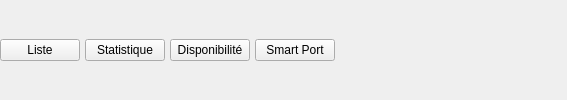
             <widget class="QFrame" name="subNavBar">
              <property name="frameShape">
               <enum>QFrame::Shape::NoFrame</enum>
              </property>
              <layout class="QHBoxLayout" name="subNavBarLayout">
               <property name="spacing">
                <number>5</number>
               </property>
               <property name="leftMargin">
                <number>0</number>
               </property>
               <property name="topMargin">
                <number>0</number>
               </property>
               <property name="rightMargin">
                <number>0</number>
               </property>
               <property name="bottomMargin">
                <number>0</number>
               </property>
               <item>
                <widget class="QPushButton" name="btnSubEmpl3">
                 <property name="text">
                  <string>Liste</string>
                 </property>
                 <property name="checkable">
                  <bool>true</bool>
                 </property>
                 <property name="autoExclusive">
                  <bool>true</bool>
                 </property>
                </widget>
               </item>
               <item>
                <widget class="QPushButton" name="btnSubEmpl4_2">
                 <property name="text">
                  <string>Statistique</string>
                 </property>
                 <property name="checkable">
                  <bool>true</bool>
                 </property>
                 <property name="autoExclusive">
                  <bool>true</bool>
                 </property>
                </widget>
               </item>
               <item>
                <widget class="QPushButton" name="btnSubEmpl5">
                 <property name="text">
                  <string>Disponibilité</string>
                 </property>
                 <property name="checkable">
                  <bool>true</bool>
                 </property>
                 <property name="autoExclusive">
                  <bool>true</bool>
                 </property>
                </widget>
               </item>
               <item>
                <widget class="QPushButton" name="btnSubEmplSmartPort">
                 <property name="text">
                  <string>Smart Port</string>
                 </property>
                 <property name="checkable">
                  <bool>true</bool>
                 </property>
                 <property name="autoExclusive">
                  <bool>true</bool>
                 </property>
                </widget>
               </item>
               <item>
                <spacer name="horizontalSpacer">
                 <property name="orientation">
                  <enum>Qt::Orientation::Horizontal</enum>
                 </property>
                 <property name="sizeHint" stdset="0">
                  <size>
                   <width>40</width>
                   <height>20</height>
                  </size>
                 </property>
                </spacer>
               </item>
               <item>
                <widget class="QToolButton" name="btnEmplListeAlertBadge">
                 <property name="minimumSize">
                  <size>
                   <width>32</width>
                   <height>32</height>
                  </size>
                 </property>
                 <property name="maximumSize">
                  <size>
                   <width>34</width>
                   <height>34</height>
                  </size>
                 </property>
                 <property name="toolTip">
                  <string>Alertes employés — cliquez pour le détail</string>
                 </property>
                 <property name="text">
                  <string/>
                 </property>
                 <property name="popupMode">
                  <enum>QToolButton::ToolButtonPopupMode::InstantPopup</enum>
                 </property>
                 <property name="autoRaise">
                  <bool>true</bool>
                 </property>
                </widget>
               </item>
               <item>
                <widget class="QPushButton" name="btnParametres">
                 <property name="minimumSize">
                  <size>
                   <width>150</width>
                   <height>36</height>
                  </size>
                 </property>
                 <property name="maximumSize">
                  <size>
                   <width>36</width>
                   <height>36</height>
                  </size>
                 </property>
                 <property name="toolTip">
                  <string>Paramètres</string>
                 </property>
                 <property name="text">
                  <string/>
                 </property>
                 <property name="flat">
                  <bool>true</bool>
                 </property>
                </widget>
               </item>
              </layout>
             </widget>
